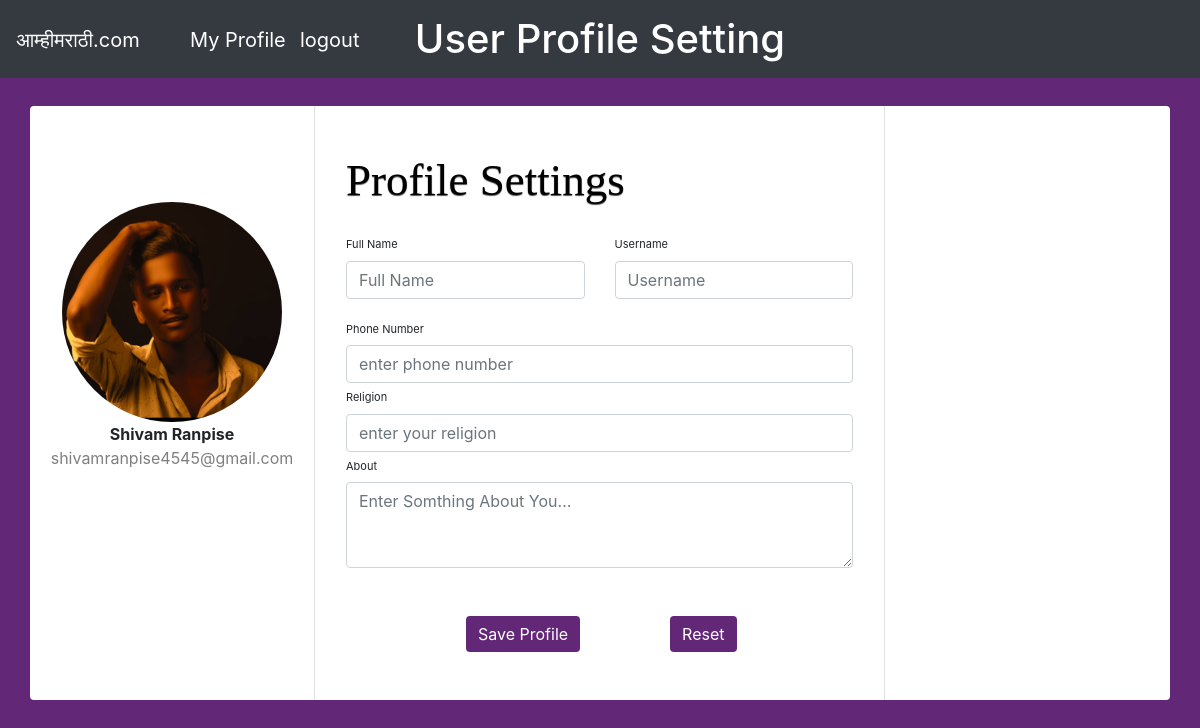
Page /edit.php (signed in) on the committed database.
### tables this page shows
CREATE TABLE `users` (
  `id` int(225) NOT NULL,
  `unique_id` int(255) NOT NULL,
  `username` varchar(225) NOT NULL,
  `nick` varchar(225) NOT NULL,
  `dob` varchar(225) NOT NULL,
  `email` varchar(225) NOT NULL,
  `gender` varchar(200) NOT NULL,
  `contact` varchar(225) NOT NULL,
  `password` varchar(225) NOT NULL,
  `date` varchar(40) NOT NULL,
  `religion` varchar(225) NOT NULL,
  `about` varchar(1000) NOT NULL,
  `image` varchar(100) NOT NULL,
  `status` varchar(255) NOT NULL
);

### edit.php (the view, shortened to what this page needs)
<?php
include("configuration.php");
$email=$_SESSION['email'];
$sql=mysqli_query($al,"SELECT * FROM users WHERE email='$email'");
$b=mysqli_fetch_array($sql);
$username=$b['username'];
$email=$b['email'];
?>
<!DOCTYPE html>
<html lang="en">
<head>
    <link href="//maxcdn.bootstrapcdn.com/bootstrap/4.1.1/css/bootstrap.min.css" rel="stylesheet" id="bootstrap-css">
</head>
<body >
   <div class="ic">
        <h1 class ="text-white bg-dark text-center" style="padding:15px 0;"> User Profile Setting</h1>
        <a href="" style="color:white;"><span style="position: absolute; top: 25px; left: 16px; font-size:20px;">आम्हीमराठी.com</span></a>
        <a href="profile.php" style="color:white;"><span style="position: absolute; top: 25px; left: 190px; font-size:20px;">My Profile</span></a>
        <a href="logout.php" style="color:white;"><span style="position: absolute; top: 25px; left: 300px; font-size:20px;">logout</span></a>
   </div>
<div class="container rounded bg-white mt-5 mb-5" >
<form  method="post" action="basic_change.php" style="margin-top:-20px;">
    <div class="row">
        <div class="col-md-3 border-right">
            <div class="d-flex flex-column align-items-center text-center p-3 py-5"><img style="height:220px; width:220px;" class="rounded-circle mt-5" src="<?php	echo $b['image'];?>"><span class="font-weight-bold"><?php echo $username;?></span><span class="text-black-50"><?php echo $email;?></span><span> </span></div>
        </div>
        <div class="col-md-6 border-right">
            <div class="p-3 py-5">
                <div class="d-flex justify-content-between align-items-center mb-3">
                    <h4 class="text-right" style="color: black; text-shadow: 0px 1px 1px #4d4d4d; font: 45px 'ChunkFiveRegular';">Profile Settings</h4>
                </div>
                <div class="row mt-2">
                    <div class="col-md-6"><label class="labels">Full Name</label><input type="text" name="username" class="form-control" placeholder="Full Name" value=""></div>
                    <div class="col-md-6"><label class="labels">Username</label><input type="text" name="nname" class="form-control" value="" placeholder="Username"></div>
                </div>
                <div class="row mt-3">
                    <div class="col-md-12"><label class="labels">Phone Number</label><input type="text" name="contact" class="form-control" placeholder="enter phone number" value=""></div>
                    <div class="col-md-12"><label class="labels">Religion</label><input type="text" name="religion" class="form-control" placeholder="enter your religion" value=""></div>
                    <div class="col-md-12"><label class="labels">About</label><textarea class="form-control" name="about" placeholder="Enter Somthing About You..." value="" cols="1" rows="3"></textarea></div>
                </div>
                <div class="b1" style="display:flex;">
                        <div class="mt-5 text-center" style="margin-left:120px;"><button class="btn btn-primary profile-button" type="submit">Save Profile</button></div>
                        <div class="mt-5 text-center" style="margin-left:90px;"><button class="btn btn-primary profile-button" type="reset">Reset</button></div>
                </div>
            </div>
        </div>
    </div>
</div>
</body>
</html>

### edit.php (style rules this page uses)
body { background: rgb(99, 39, 120) }
.profile-button { background: rgb(99, 39, 120); box-shadow: none; border: none }
.labels { font-size: 11px }

### rows in the picture
users: image (picture), username "Shivam Ranpise", email "shivamranpise4545@gmail.com"
